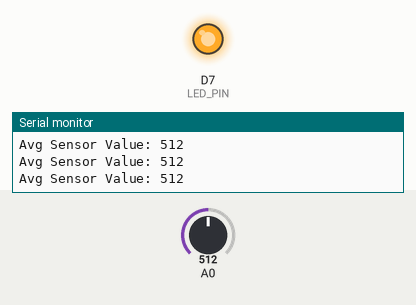
Bench run of a sketch on a simulated ESP8266 (NodeMCU). Parts: output pins drawn as LEDs (lit = HIGH), the last lines printed to the serial monitor. Inputs (shaded band) come from the test bench; at power-on: A0 = 512.

Above: at 1.2 s.
1.3 s: A0 set to 792
2.8 s: A0 set to 813
At 4.0 s:
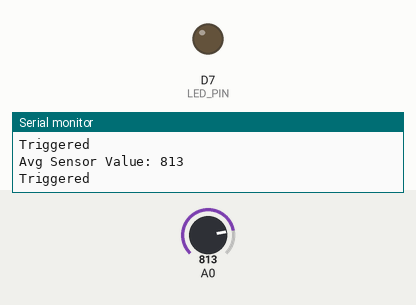
4.5 s: A0 set to 790
At 5.3 s:
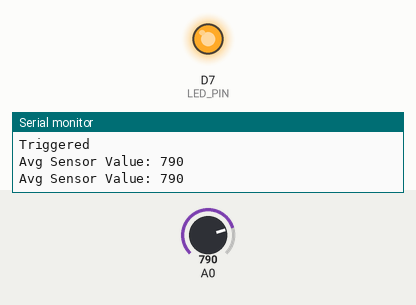
6.0 s: A0 set to 810
At 6.6 s:
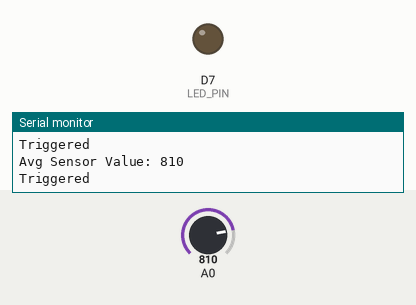
Timing chart, 0 to 8.5 s (numbered marks = the images above; inputs shaded):
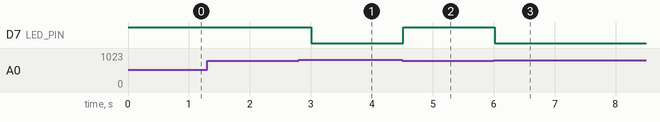

Measured:
- the behaviour switches between 800 and 801 on A0 (found by bisection; images 0 and 1)
- after the input at 2.8 s, D7 (LED_PIN): HIGH → LOW after 0.21 s
- after the input at 4.5 s, D7 (LED_PIN): LOW → HIGH at once
- after the input at 6.0 s, D7 (LED_PIN): HIGH → LOW at once

The sketch:

photosensor.ino
```cpp
// === Constants ===
const int SENSOR = D0;        // Analog input from photoresistor
const int LED_PIN = D7;       // Output pin for the LED
const int THRESHOLD = 800;    // Adjust based on your observations

void setup() {
  // Initialize serial monitor
  Serial.begin(9600);

  // Set pin modes
  pinMode(SENSOR, INPUT);
  pinMode(LED_PIN, OUTPUT);

  // Turn LED ON by default
  digitalWrite(LED_PIN, HIGH);
}

void loop() {
  int sum = 0;

  // Take 10 quick samples
  for (int i = 0; i < 10; i++) {
  sum += analogRead(SENSOR);
  }

  int avg = sum / 10; // Calculate average reading

  // Print to Serial Monitor
  Serial.print("Avg Sensor Value: ");
  Serial.println(avg);

  // Logic based on threshold
  if (avg > THRESHOLD) {
    Serial.println("Triggered");
    digitalWrite(LED_PIN, LOW);   // Too much light → turn LED off
  } else {
    digitalWrite(LED_PIN, HIGH);  // Dark → turn LED on
  }

  delay(500); // 2 Hz loop
}
```
